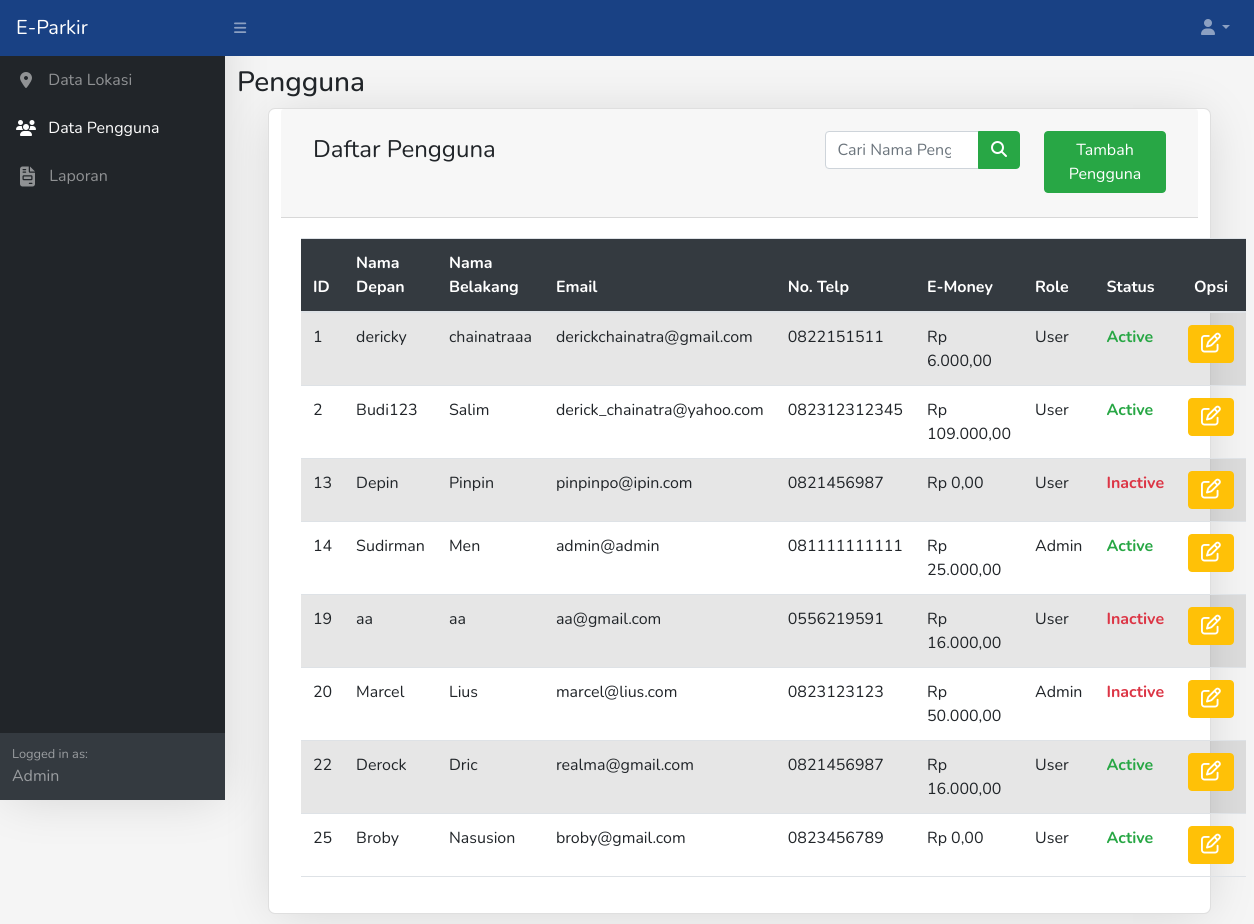
Page /page-admin/data-pengguna.php (signed in) on the committed database.
### tables this page shows
CREATE TABLE `pengguna` (
  `id_pengguna` int(50) NOT NULL,
  `nama_depan` varchar(100) NOT NULL,
  `nama_belakang` varchar(100) NOT NULL,
  `email` varchar(100) NOT NULL,
  `no_telp` varchar(15) NOT NULL,
  `e_money` int(255) NOT NULL DEFAULT 0,
  `password` varchar(100) NOT NULL,
  `foto_pengguna` varchar(1000) NOT NULL DEFAULT 'user.png',
  `role` varchar(100) NOT NULL DEFAULT 'User',
  `status_pengguna` varchar(100) NOT NULL DEFAULT 'Active'
);

### page-admin/data-pengguna.php (the view, shortened to what this page needs)
<?php include "../function.php" ?>
<!DOCTYPE html>
<html lang="en">
<?php include "../component-admin/head.php" ?>
<body class="sb-nav-fixed">
    <?php include "../component-admin/navbar.php" ?>
    <div id="layoutSidenav">
        <?php include "../component-admin/sidebar.php" ?>
        <div id="layoutSidenav_content">
            <div class="row">
                <h3>Pengguna</h3>
                <div class="card col-11 mx-auto">
                    <div class="card-header">
                        <div class="card-title mt-2">
                            <div class="row">
                                <div class="col-7">
                                    <span class="title">Daftar Pengguna</span>
                                </div>
                                <div class="col-3">
                                    <form method="POST">
                                        <div class="input-group">
                                            <input type="search" id="nama_pengguna" name= "nama_pengguna" class="form-control" placeholder="Cari Nama Pengguna" autocomplete="off"/>
                                            <button name="cariNamaPengguna" class="btn btn-success" type="submit">
                                                <i class="fas fa-search"></i>
                                            </button>
                                        </div>
                                    </form>
                                </div>
                                <div class="col-2">
                                    <button type="button" class="btn btn-success" data-bs-toggle="modal" data-bs-target="#tambahPengguna">Tambah Pengguna</button>
                                </div>
                            </div>
                        </div>
                    </div>
                    <div class="card-body">
                        <table class="table table-striped table-hover">
                            <thead class="bg-dark text-white">
                                <tr>
                                    <th>ID</th>
                                    <th>Nama Depan</th>
                                    <th>Nama Belakang</th>
                                    <th>Email</th>
                                    <th>No. Telp</th>
                                    <th>E-Money</th>
                                    <th>Role</th>
                                    <th>Status</th>
                                    <th class="text-center">Opsi</th>
                                </tr>
                            </thead>
                            <tbody>
                                <?php
                                $nama_pengguna = empty($_REQUEST['nama_pengguna']) ? "" : $_REQUEST['nama_pengguna'];
                                $selectPengguna = mysqli_query($conn, "SELECT * FROM pengguna WHERE CONCAT(nama_depan, ' ', nama_belakang) LIKE '%$nama_pengguna%'");
                                while($row = mysqli_fetch_assoc($selectPengguna)){
                                ?>
                                <tr>
                                    <td><?= $row['id_pengguna'];?></td>
                                    <td><?= $row['nama_depan'];?></td>
                                    <td><?= $row['nama_belakang'];?></td>
                                    <td><?= $row['email'];?></td>
                                    <td><?= $row['no_telp'];?></td>
                                    <td><?= "Rp " . number_format($row['e_money'], 2, ",", ".");?></td>
                                    <td><?= $row['role'];?></td>
                                    <td>
                                        <?php
                                        if($row['status_pengguna'] == 'Active'){
                                            echo'<span class="text-success font-weight-bold">Active</span>';
                                        }
                                        else{
                                            echo'<span class="text-danger font-weight-bold">Inactive</span>';
                                        }
                                        ?>
                                    </td>
                                    <td class="text-center opsi">
                                        <button type="button" class="btn btn-warning" data-bs-toggle="modal" data-bs-target="#editPengguna<?= $row['id_pengguna'];?>">
                                            <i class="fa-regular fa-pen-to-square fa-lg" style="color: #fff"></i>
                                        </button>
                                    </td>
                                </tr>
                                <?php
                                }
                                ?>
                            </tbody>
                        </table>
                    </div>
                </div>
            </div>
        </div>
    </div>
</body>
</html>

### css/style2.css (style rules this page uses)
* { margin:0; padding:0; }
.container:before, .container:after, .row:before, .row:after { content: ""; display:table; }
.container:after, .row:after { clear:both; }
.row { clear: both; margin: 10px 0; }

### component-admin/head.php (style rules this page uses)
body { font-family: Nunito; background: #F5F5F5; }
.card, .sb-sidenav { box-shadow: 1px 3px 48px -7px rgba(0,0,0,0.15); -webkit-box-shadow: 1px 3px 48px -7px rgba(0,0,0,0.15); -moz-box-shadow: 1px 3px 48px -7px rgba(0,0,0,0.15); }
.card { border-radius: 7px; }
.card-title .title { font-size: 24px; }

### rows in the picture
pengguna: id_pengguna "1", nama_depan "dericky", nama_belakang "chainatraaa", email "derickchainatra@gmail.com", no_telp "0822151511", e_money "6.000,00", role "User", status_pengguna "Active"
pengguna: id_pengguna "2", nama_depan "Budi123", nama_belakang "Salim", email "derick_chainatra@yahoo.com", no_telp "082312312345", e_money "109.000,00", role "User", status_pengguna "Active"
pengguna: id_pengguna "13", nama_depan "Depin", nama_belakang "Pinpin", email "pinpinpo@ipin.com", no_telp "0821456987", e_money "0,00", role "User", status_pengguna "Inactive"
pengguna: id_pengguna "14", nama_depan "Sudirman", nama_belakang "Men", email "admin@admin", no_telp "081111111111", e_money "25.000,00", role "Admin", status_pengguna "Active"
pengguna: id_pengguna "19", nama_depan "aa", nama_belakang "aa", email "aa@gmail.com", no_telp "0556219591", e_money "16.000,00", role "User", status_pengguna "Inactive"
pengguna: id_pengguna "20", nama_depan "Marcel", nama_belakang "Lius", email "marcel@lius.com", no_telp "0823123123", e_money "50.000,00", role "Admin", status_pengguna "Inactive"
pengguna: id_pengguna "22", nama_depan "Derock", nama_belakang "Dric", email "realma@gmail.com", no_telp "0821456987", e_money "16.000,00", role "User", status_pengguna "Active"
pengguna: id_pengguna "25", nama_depan "Broby", nama_belakang "Nasusion", email "broby@gmail.com", no_telp "0823456789", e_money "0,00", role "User", status_pengguna "Active"
